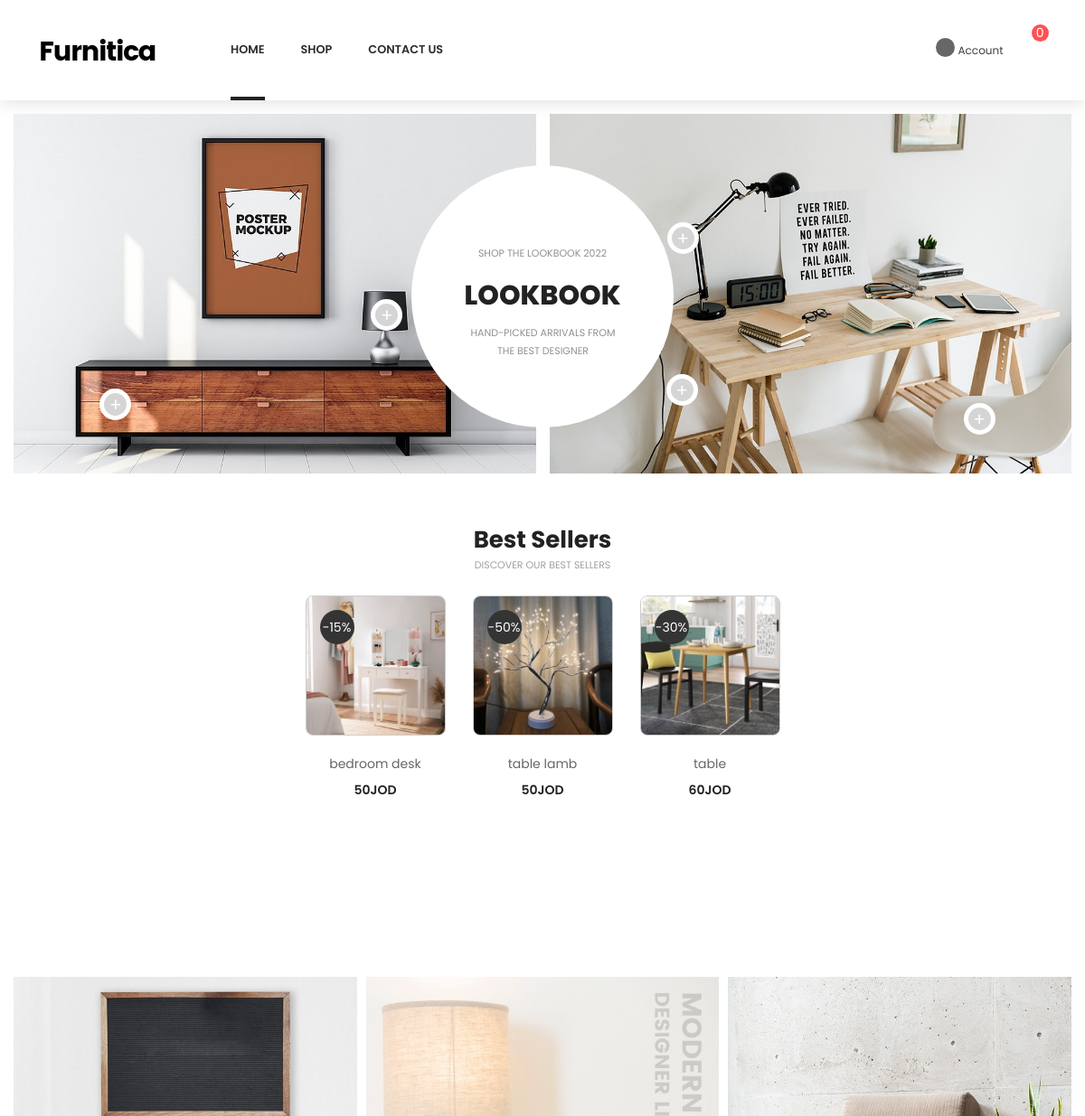
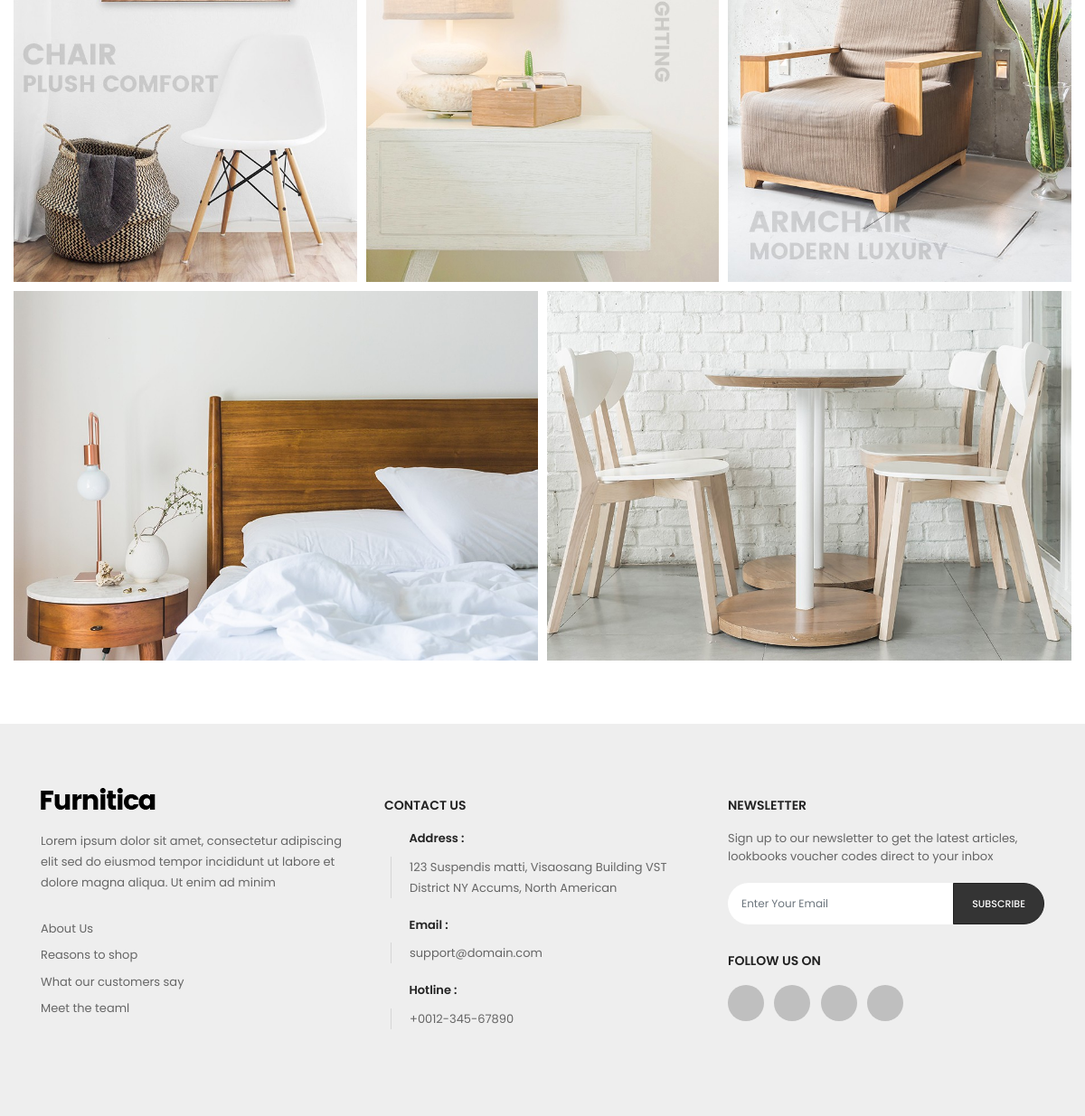
The page / on the database its author committed (2 pictures, top to bottom).
### tables this page shows
CREATE TABLE `products` (
  `id` int(11) NOT NULL,
  `product_name` varchar(255) NOT NULL,
  `product_price` float NOT NULL,
  `product_desc` varchar(255) NOT NULL,
  `discount` int(20) NOT NULL,
  `stock` int(20) NOT NULL,
  `product_image` varchar(255) NOT NULL,
  `category_id` int(11) NOT NULL
);

### index.php (the view, shortened to what this page needs)
<?php
$servername = "localhost";
$username = "root";
$dbname = "project7";
try {
  $conn = new PDO("mysql:host=$servername;dbname=$dbname", $username);
  $conn->setAttribute(PDO::ATTR_ERRMODE, PDO::ERRMODE_EXCEPTION);
} catch (PDOException $e) {
  echo "Connection failed: " . $e->getMessage();
}
?>
<!DOCTYPE html>
<html lang="zxx">
<head>
  <link rel="stylesheet" href="libs/bootstrap/css/bootstrap.min.css">
  <link rel="stylesheet" href="libs/font-awesome/css/font-awesome.min.css">
  <link rel="stylesheet" href="libs/nivo-slider/css/nivo-slider.css">
  <link rel="stylesheet" href="libs/nivo-slider/css/animate.css">
  <link rel="stylesheet" href="libs/nivo-slider/css/style.css">
  <link rel="stylesheet" href="libs/font-material/css/material-design-iconic-font.min.css">
  <link rel="stylesheet" href="libs/slider-range/css/jslider.css">
  <link rel="stylesheet" href="libs/owl-carousel/assets/owl.carousel.min.css">
  <link rel="stylesheet" type="text/css" href="css/style.css">
  <link rel="stylesheet" type="text/css" href="css/reponsive.css">
</head>
<body id="home2">
  <?php include_once "./navbar.php"; ?>
  <div class="main-content">
    <div id="wrapper-site">
      <div id="content-wrapper" class="full-width">
        <div id="main">
          <section class="page-home">
            <div class="section spacing-10 groupbanner-special">
              <div class="title-block">
                <span>Shop The LookBook 2022</span>
                <span>LookBook</span>
                <span>HAND-PICKED ARRIVALS FROM THE BEST DESIGNER</span>
              </div>
              <div class="row">
                <div class="lookbook owl-carousel owl-theme owl-loaded owl-drag">
                  <div class="item">
                    <div class="tiva-lookbook defaul">
                      <div class="items col-lg-12 col-sm-12 col-xs-12">
                        <div class="tiva-content-lookbook">
                          <img class="img-fluid img-responsive" src="img/home/home1-tolltip1.jpg" alt="lookbook">
                          <div class="item-lookbook item1">
                            <span class="number-lookbook">+</span>
                          </div>
                          <div class="item-lookbook item2">
                            <span class="number-lookbook">+</span>
                          </div>
                        </div>
                      </div>
                    </div>
                  </div>
                  <div class="item">
                    <div class="tiva-lookbook default">
                      <div class="items col-lg-12 col-sm-12 col-xs-12">
                        <div class="tiva-content-lookbook">
                          <img class="img-fluid img-responsive" src="img/home/home1-tolltip2.jpg" alt="lookbook">
                          <div class="item-lookbook item3">
                            <span class="number-lookbook">+</span>
                          </div>
                          <div class="item-lookbook item4">
                            <span class="number-lookbook">+</span>
                          </div>
                          <div class="item-lookbook item5">
                            <span class="number-lookbook">+</span>
                          </div>
                        </div>
                      </div>
                    </div>
                  </div>
                </div>
              </div>
            </div>
            <div class="container">
              <div class="row" style="display: flex;margin: 3rem auto 2rem;    justify-content: center; align-items: center;">
                <div class="section best-sellers col-lg-6 col-xs-6">
                  <div class="tab-content">
                    <div class="title-product" style="text-align:center;">
                      <h2 style="text-align:center;">Best Sellers</h2>
                      <p>Discover our best sellers</p>
                    </div>
                    <div class="category-product owl-carousel owl-theme owl-loaded owl-drag">
                      <?php $discount = $conn->prepare("SELECT * FROM products WHERE discount!=0");
                      $discount->execute();
                      foreach ($discount as $element) { ?>
                        <div class="item text-center">
                          <div class="product-miniature js-product-miniature item-one first-item">
                            <div class="thumbnail-container">
                              <a href="product-detail.php?id=500">
                                <img class="img-fluid " src="img/furniture-photos/all-products/<?php echo $element['product_image'] ?>" alt="img">
                              </a>
                              <div class="product-flags discount">-<?php echo $element['discount'] ?>%</div>
                            </div>
                            <div class="product-description">
                              <div class="product-groups">
                                <div class="product-title">
                                  <a href="product-detail.php?id=500"><?php echo $element['product_name'] ?></a>
                                </div>
                                <div class="product-group-price">
                                  <div class="product-price-and-shipping">
                                    <span class="price"><?php echo $element['product_price'] ?>JOD</span>
                                  </div>
                                </div>
                              </div>
                              <div class="product-buttons d-flex justify-content-center">
                              </div>
                            </div>
                          </div>
                        </div>
                      <?php } ?>
                    </div>
                  </div>
                </div>
              </div>
            </div>
            <div class="section spacing-10 group-image-special">
              <div class="row">
                <div class="col-lg-4 col-md-4 banner1">
                  <div class="effect">
                    <a href="./shop.php?id=6">
                      <img class="img-fluid width-100" src="img/home/effect5.jpg" alt="banner-1" title="banner-1">
                    </a>
                  </div>
                </div>
                <div class="col-lg-4 col-md-4 banner1">
                  <div class="effect">
                    <a href="./shop.php?id=6">
                      <img class="img-fluid width-100" src="img/home/effect6.jpg" alt="banner-2" title="banner-2">
                    </a>
                  </div>
                </div>
                <div class="col-lg-4 col-md-4 banner1">
                  <div class="effect">
                    <a href="./shop.php?id=3">
                      <img class="img-fluid width-100" src="img/home/effect7.jpg" alt="banner-2" title="banner-2">
                    </a>
                  </div>
                </div>
                <div class="col-lg-6 col-md-6 banner1">
                  <div class="effect">
                    <a href="./shop.php?id=5">
                      <img class="img-fluid width-100" src="img/home/effect8.jpg" alt="banner-2" title="banner-2">
                    </a>
                  </div>
                </div>
                <div class="col-lg-6 col-md-6 banner1">
                  <div class="effect">
                    <a href="./shop.php?id=4">
                      <img class="img-fluid width-100" src="img/home/effect9.jpg" alt="banner-2" title="banner-2">
                    </a>
                  </div>
                </div>
              </div>
            </div>
          </section>
        </div>
      </div>
    </div>
  </div>
  <?php include_once "./footer.php"; ?>
</body>
</html>

### rows shown on the page
products: product_image (picture), discount "15", product_name "bedroom desk", product_price "50"
products: product_image (picture), discount "50", product_name "table lamb", product_price "50"
products: product_image (picture), discount "30", product_name "table", product_price "60"
